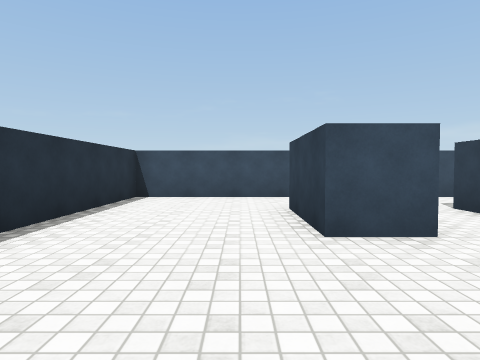
[1] (above)

24 first-person views from a walk through a 3-D level made in the Unity game engine. The camera is 1.2 m above the floor, tilts 2° down and sees 75° across. The floor is counted in squares, 2 m on a side. Each view is taken from the middle of a square. On the plan, view 1 faces up. The plan holds only what a view shows up to about 9 squares ahead; the rest is blank. Surface patterns are stand-ins for the level's own textures.

[2]
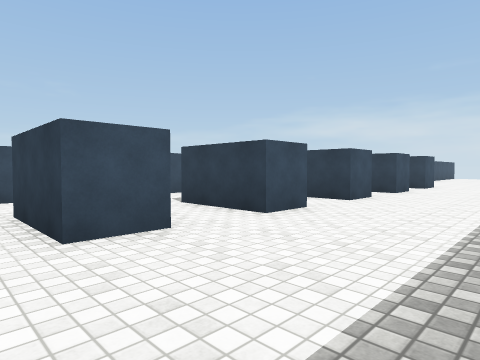

[3]
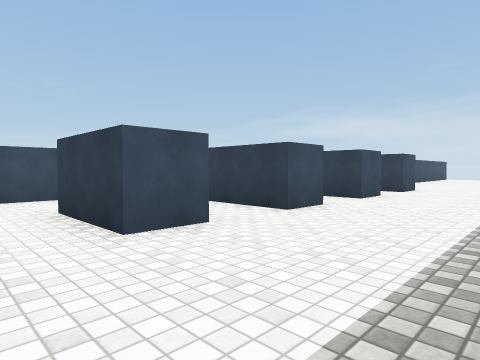

[4]
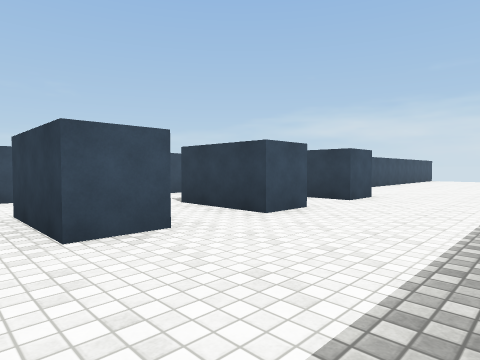

[5]
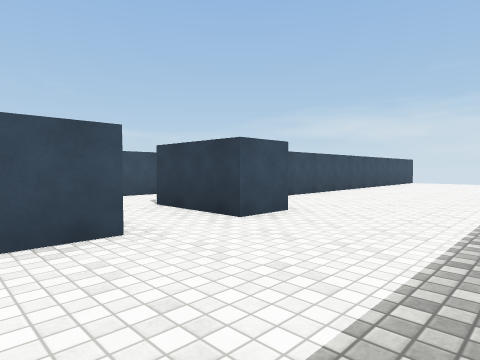

[6]
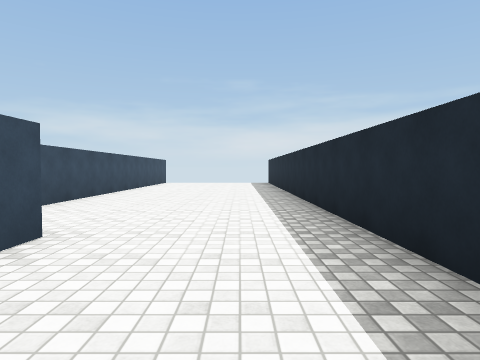

[7]
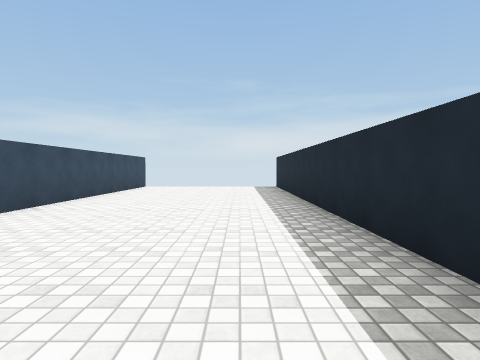

[8]
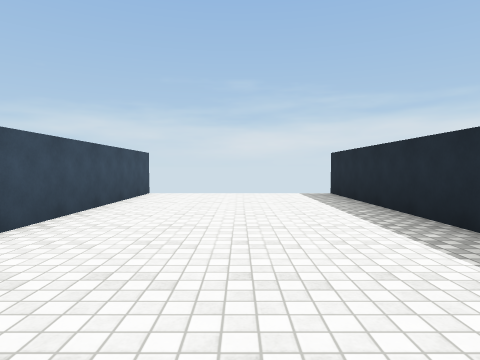

[9]
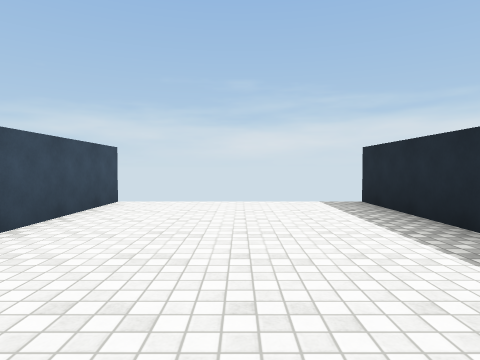

[10]
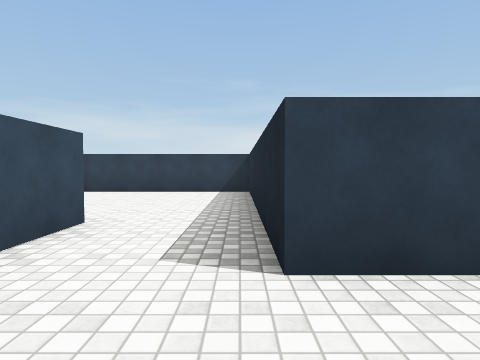

[11]
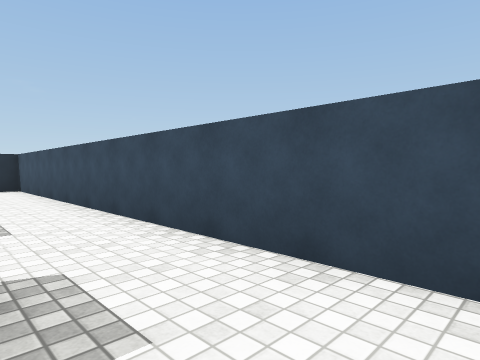

[12]
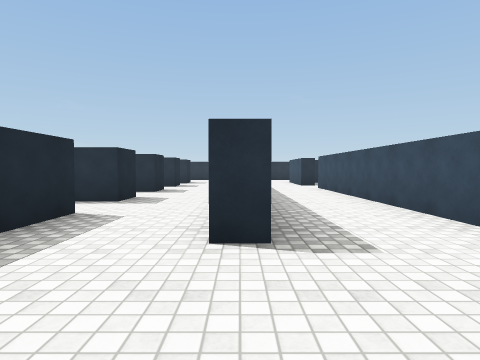

[13]
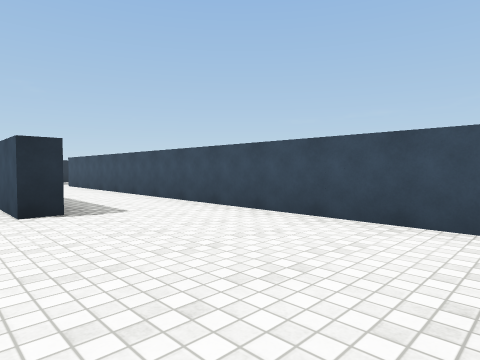

[14]
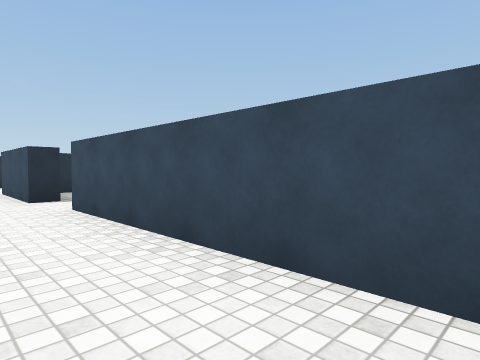

[15]
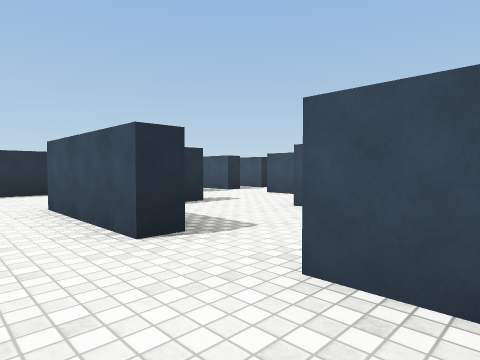

[16]
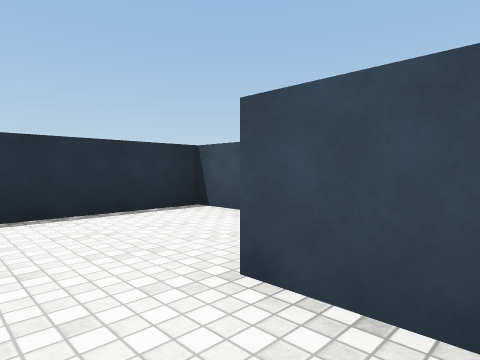

[17]
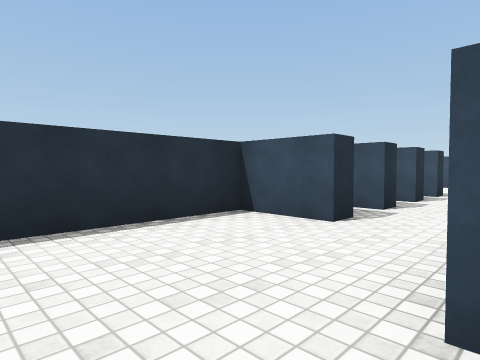

[18]
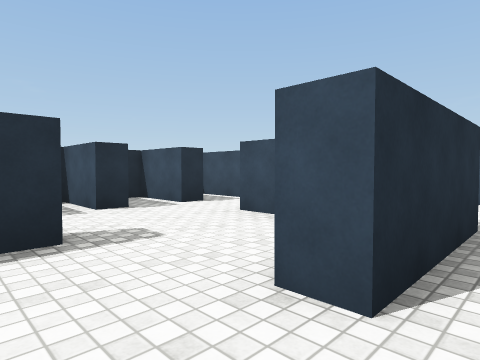

[19]
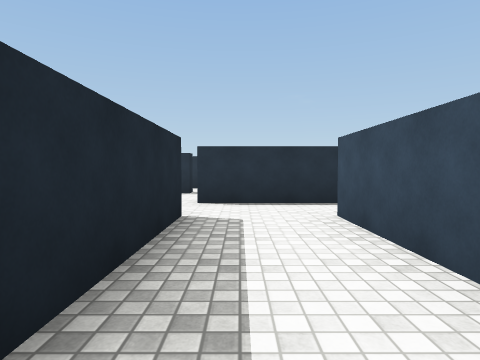

[20]
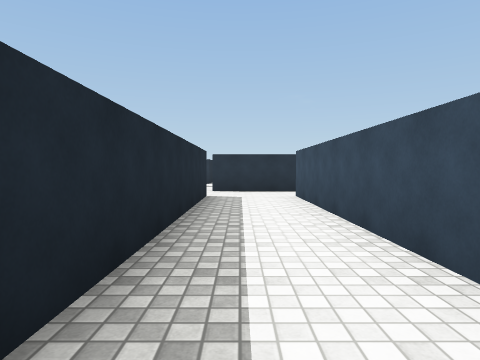

[21]
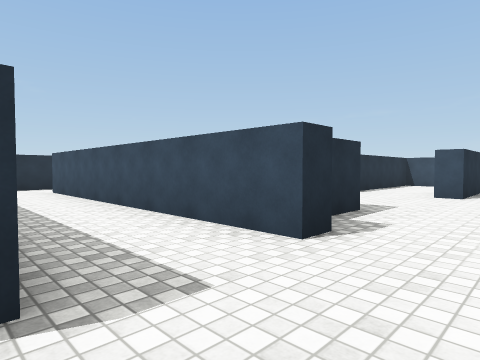

[22]
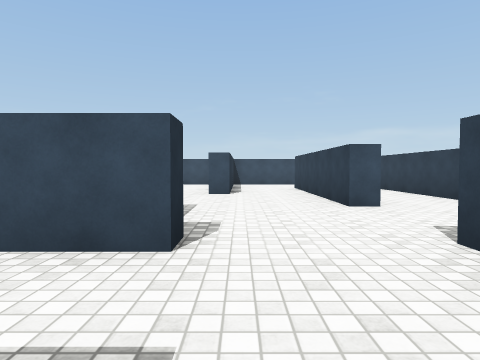

[23]
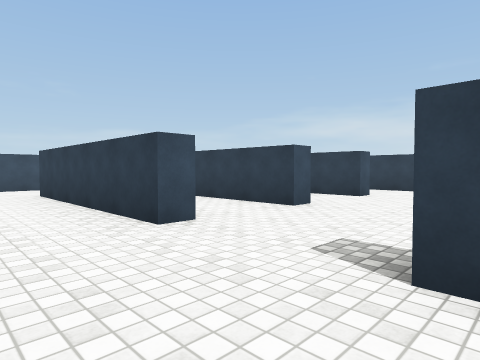

[24]
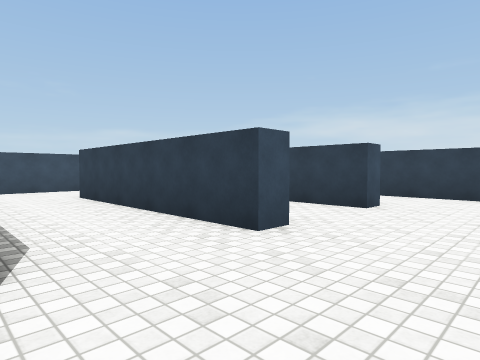

### Floor plan
Key: @ floor where view 1 was taken; # wall or solid block; . floor.
Columns run from 3 left of view 1 to 23 right of it. Each row starts with its distance up from view 1.
 25                  #####
 24                  .....
 23                  .....
 22               .. .#..#
 21              #..#.#..#
 20               ..#.#..#
 19               ....#..# #
 18               ....#..#.# .#
 17                ...........#
 16  ##            #..........#
 15 ###.###. #######.......
 14 #.....#...........#
 13 ###...#...........
 12 ###......#######..
 11 #...#...
 10 #...###..#############
  9 #....................#
  8 #....................#
  7 ################.....#
  6 #....................#
  5 #..............############
  4 #...#..#.#..#.##..........
  3 #...#..#.#..#.#...........
  2  .........................
  1   ........................
  0    @......................
 -1               #############

Where each view was taken, in squares from view 1:
view 1: 0 up, 0 right, facing up
view 2: 0 up, 0 right, facing up-right
view 3: 0 up, 2 right, facing up-right
view 4: 0 up, 5 right, facing up-right
view 5: 0 up, 8 right, facing up-right
view 6: 1 up, 9 right, facing right
view 7: 1 up, 12 right, facing right
view 8: 2 up, 15 right, facing right
view 9: 2 up, 17 right, facing right
view 10: 5 up, 9 right, facing right
view 11: 5 up, 8 right, facing up-left
view 12: 7 up, 15 right, facing left
view 13: 6 up, 17 right, facing up-left
view 14: 8 up, 10 right, facing up-left
view 15: 8 up, 6 right, facing up-left
view 16: 8 up, 2 right, facing up-left
view 17: 8 up, 1 right, facing up-left
view 18: 11 up, 4 right, facing up-left
view 19: 13 up, 9 right, facing left
view 20: 13 up, 12 right, facing left
view 21: 12 up, 14 right, facing up-left
view 22: 12 up, 13 right, facing up
view 23: 14 up, 13 right, facing up-right
view 24: 15 up, 15 right, facing up-right
